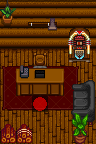

A level layout from a 2D game, rendered from its tile map. Below: a short description, then the map file with its tile-grid data intact:
An orthogonal 6x9 tile map with 16x16 px tiles, 5 tile layers (Back, Back2, Buildings, Paths, ...), 2 tilesets and 2 objects (2x TileData).

<map version="1.10" tiledversion="1.11.2" orientation="orthogonal" renderorder="right-down" compressionlevel="0" width="6" height="9" tilewidth="16" tileheight="16" infinite="0" nextlayerid="12" nextobjectid="3">
 <tileset firstgid="1" name="paths" tilewidth="16" tileheight="16" tilecount="64" columns="4">
  <image source="paths.png" width="64" height="256" />
 </tileset>
 <tileset firstgid="65" name="BenceCabinInteriorTilesheet" tilewidth="16" tileheight="16" tilecount="196" columns="14">
  <image source="BenceCabinInteriorTilesheet.png" width="224" height="224" />
 </tileset>
 <layer id="2" name="Back" width="6" height="9">
  <data encoding="csv">
0,0,0,0,0,0,
0,0,0,0,0,0,
0,0,0,0,0,0,
122,123,122,123,122,123,
136,137,136,137,136,137,
150,151,150,151,150,151,
136,137,136,137,136,137,
150,151,150,151,150,151,
136,137,136,137,136,137
</data>
 </layer>
 <layer id="10" name="Back2" width="6" height="9">
  <properties>
   <property name="Draw" value="Back" />
  </properties>
  <data encoding="csv">
0,0,0,0,0,0,
0,0,0,0,0,0,
0,0,0,0,0,0,
0,0,0,0,0,0,
71,72,72,72,73,0,
85,86,86,86,87,0,
99,100,100,100,101,0,
0,0,0,0,0,0,
0,0,0,0,0,0
</data>
 </layer>
 <layer id="4" name="Buildings" width="6" height="9">
  <data encoding="csv">
69,69,69,69,69,69,
83,83,83,83,83,83,
97,97,97,97,97,97,
0,0,0,0,105,106,
0,0,128,0,0,0,
0,141,142,143,119,120,
0,0,0,0,133,134,
0,0,0,0,147,148,
175,176,0,0,211,212
</data>
 </layer>
 <layer id="6" name="Paths" width="6" height="9">
  <data encoding="csv">
0,0,0,0,0,0,
0,0,0,0,0,0,
0,0,0,0,0,0,
0,0,0,0,0,0,
0,0,0,0,0,0,
0,0,0,0,0,0,
0,0,8,0,0,0,
0,0,0,0,0,0,
0,0,0,0,0,0
</data>
 </layer>
 <layer id="8" name="Front" width="6" height="9">
  <data encoding="csv">
158,0,0,0,0,0,
172,155,156,157,77,78,
0,0,0,0,91,92,
0,113,114,115,0,0,
0,127,128,129,0,0,
0,0,0,0,0,0,
0,0,0,0,0,0,
161,162,0,0,197,198,
0,0,0,0,0,0
</data>
 </layer>
 <objectgroup id="3" name="Back" />
 <objectgroup id="11" name="Back2" />
 <objectgroup id="5" name="Buildings">
  <object id="1" name="TileData" x="64" y="48" width="16" height="16">
   <properties>
    <property name="Action" value="Jukebox" />
   </properties>
  </object>
  <object id="2" name="TileData" x="80" y="48" width="16" height="16">
   <properties>
    <property name="Action" value="Jukebox" />
   </properties>
  </object>
 </objectgroup>
 <objectgroup id="7" name="Paths" />
 <objectgroup id="9" name="Front" />
</map>
